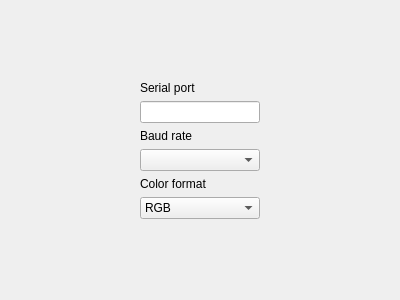
<?xml version="1.0" encoding="UTF-8"?>
<ui version="4.0">
 <class>ConfigureDevicePage</class>
 <widget class="QWizardPage" name="ConfigureDevicePage">
  <property name="geometry">
   <rect>
    <x>0</x>
    <y>0</y>
    <width>400</width>
    <height>300</height>
   </rect>
  </property>
  <property name="windowTitle">
   <string>WizardPage</string>
  </property>
  <property name="title">
   <string/>
  </property>
  <layout class="QVBoxLayout" name="verticalLayout">
   <item>
    <widget class="QStackedWidget" name="stackedWidget">
     <widget class="QWidget" name="page">
      <layout class="QGridLayout" name="gridLayout">
       <item row="8" column="1">
        <spacer name="verticalSpacer_2">
         <property name="orientation">
          <enum>Qt::Vertical</enum>
         </property>
         <property name="sizeHint" stdset="0">
          <size>
           <width>20</width>
           <height>40</height>
          </size>
         </property>
        </spacer>
       </item>
       <item row="2" column="1">
        <widget class="QLineEdit" name="leSerialPortName"/>
       </item>
       <item row="5" column="2">
        <spacer name="horizontalSpacer_2">
         <property name="orientation">
          <enum>Qt::Horizontal</enum>
         </property>
         <property name="sizeHint" stdset="0">
          <size>
           <width>40</width>
           <height>20</height>
          </size>
         </property>
        </spacer>
       </item>
       <item row="5" column="0">
        <spacer name="horizontalSpacer">
         <property name="orientation">
          <enum>Qt::Horizontal</enum>
         </property>
         <property name="sizeHint" stdset="0">
          <size>
           <width>40</width>
           <height>20</height>
          </size>
         </property>
        </spacer>
       </item>
       <item row="0" column="1">
        <spacer name="verticalSpacer">
         <property name="orientation">
          <enum>Qt::Vertical</enum>
         </property>
         <property name="sizeHint" stdset="0">
          <size>
           <width>20</width>
           <height>40</height>
          </size>
         </property>
        </spacer>
       </item>
       <item row="1" column="1">
        <widget class="QLabel" name="lSerialPort">
         <property name="text">
          <string>Serial port</string>
         </property>
        </widget>
       </item>
       <item row="4" column="1">
        <widget class="QLabel" name="label_2">
         <property name="text">
          <string>Baud rate</string>
         </property>
        </widget>
       </item>
       <item row="5" column="1">
        <widget class="QComboBox" name="cbBaudRate"/>
       </item>
       <item row="7" column="1">
        <widget class="QComboBox" name="cbColorFormat">
         <item>
          <property name="text">
           <string>RGB</string>
          </property>
         </item>
         <item>
          <property name="text">
           <string>RBG</string>
          </property>
         </item>
         <item>
          <property name="text">
           <string>BGR</string>
          </property>
         </item>
         <item>
          <property name="text">
           <string>BRG</string>
          </property>
         </item>
         <item>
          <property name="text">
           <string>GRB</string>
          </property>
         </item>
         <item>
          <property name="text">
           <string>GBR</string>
          </property>
         </item>
        </widget>
       </item>
       <item row="6" column="1">
        <widget class="QLabel" name="label_3">
         <property name="text">
          <string>Color format</string>
         </property>
        </widget>
       </item>
      </layout>
     </widget>
     <widget class="QWidget" name="page_2"/>
    </widget>
   </item>
  </layout>
 </widget>
 <resources/>
 <connections/>
</ui>
